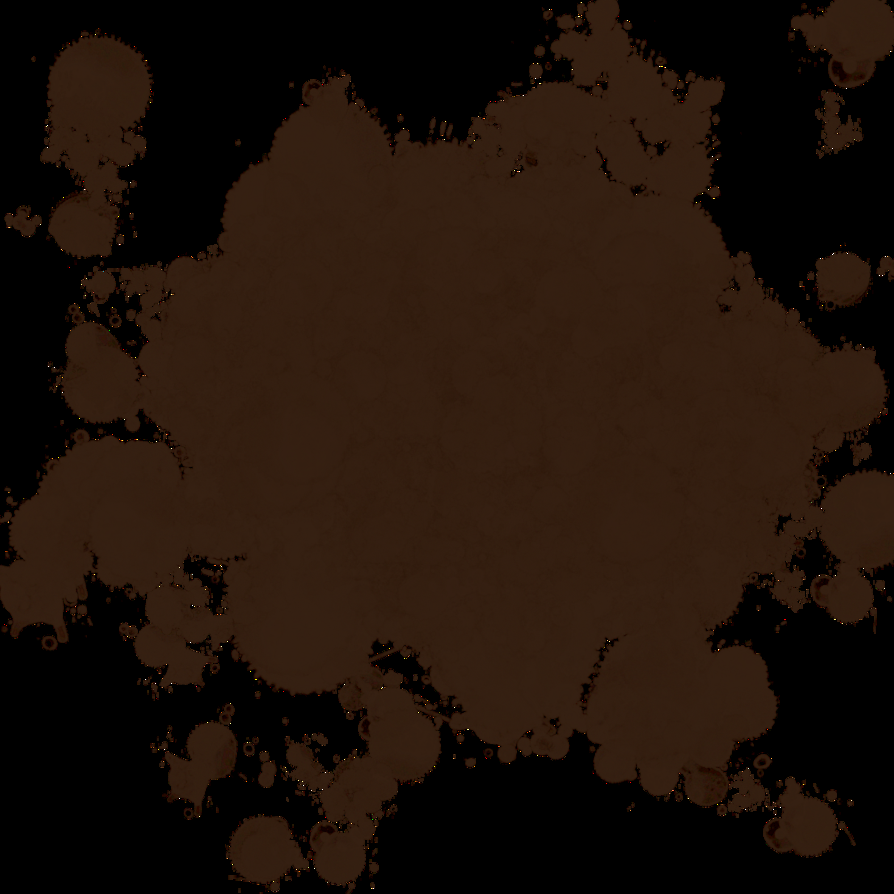
#> input picture Code/AdversaryImages/mudSplat1.png, 894 x 894 px; its folder holds only this picture in this run
$ python -i pso_pyswarm_parallel.py   (imports and definitions only)
#> lines starting #> are read from the running program, lines starting #| are printed output that depends on the picture
#> further down, picture is the input picture: shape (894, 894, 3); mean B, G, R 9.5, 18, 31.2
from functools import partial
import numpy as np
from copy import deepcopy
import cv2
from utils_mudSlap import *
from utils_naturalPerturbations import addFog, addRain
from joblib import Parallel, delayed
import time

'''
HELPER Functions
'''
def makeObservations(imgList, mode='multi', farScale = 0.5, obliquePercentage = 10, obliqueDirection = 'left'):
    """
    Changes all the images in the provided list according to the given parameters.
        imgList: [ndarray]
            List of all images to be altered; All images must be of same dimensions
        mode: string ('single' or 'multi')
            If 'multi': ignores other parameters and generate 28 new observations for
                        each image. 7 different oblique patterns each at 4 different
                        distances (including original image too)
            If 'single': create 1 observation for each image in the list according to
                         the specified parameters
        farScale: scalar (float) (0-1]
            Parameter defining the closeness of the new image (1=same, ~0=farthest)
        obliquePercentage: scalar (int) (0-45)
            Defines how much the image is to be tilted
        obliqueDirection: string ('left' or 'right')
            Specifies the direction of tilt
    """
#> called with mode = 'multi', farScale = 0.5, obliquePercentage = 10, obliqueDirection = 'left'
    if (len(imgList.shape)==3): #Only one image is provided
        numImgs = 1
        imgRows = imgList.shape[0]
#> imgRows = 894
        imgCols = imgList.shape[1]
#> imgCols = 894
        nChannels = imgList.shape[2]
#> nChannels = 3
        imgList = [imgList]
    else:
        numImgs = imgList.shape[0]
        imgRows = imgList.shape[1]
        imgCols = imgList.shape[2]
        nChannels = imgList.shape[3]
    if mode=='multi':
        obliquePercentages = [20, 30]
        farScales = [1, 0.25]
        increaseFactor = ((2*len(obliquePercentages))+1)*len(farScales)
        newImgList = np.zeros((numImgs*increaseFactor, imgRows, imgCols, nChannels))
        i = 0
        for img in imgList:
            for fS in farScales:
                img1 = cv2.resize(img, (int(imgRows*fS), int(imgCols*fS)))
                img1 = cv2.resize(img1, (imgRows, imgCols))
                img1 = cv2.GaussianBlur(img1, (5,5), 0)
                newImgList[i, ...] = img1
                i+=1
            for oP in obliquePercentages:
                for fS in farScales:
                    #For Left Oblique
                    XobliquePixels = oP*imgRows/100
                    YobliquePixels = 0.75*XobliquePixels
                    src = np.array([
                            [0, 0],
                            [imgRows - 1, 0],
                            [imgRows - 1, imgCols - 1],
                            [0, imgCols - 1]
                            ], dtype = "float32")
                    dst = np.array([
                            [XobliquePixels, YobliquePixels],
                            [imgRows - XobliquePixels - 1, 0],
                            [imgRows - XobliquePixels - 1, imgCols - 1],
                            [XobliquePixels, imgCols - YobliquePixels - 1]
                            ], dtype = "float32")
                    # compute the perspective transform matrix and then apply it
                    M = cv2.getPerspectiveTransform(src, dst)
                    warped = cv2.warpPerspective(img, M, (imgRows, imgCols))
                    #warped = warped[:, int(XobliquePixels):int(imgRows - XobliquePixels - 1)]
                    warped = warped[int(oP*YobliquePixels/100):int(imgCols - (oP*YobliquePixels/100) - 1),
                                int(XobliquePixels):int(imgRows - XobliquePixels - 1)]
                    warped = cv2.resize(warped, (imgRows, imgCols))
                    img1 = cv2.resize(warped, (int(imgRows*fS), int(imgCols*fS)))
                    img1 = cv2.resize(img1, (imgRows, imgCols))
                    img1 = cv2.GaussianBlur(img1, (5,5), 0)
                    newImgList[i, ...] = img1
                    i+=1
                    #For Right Oblique
                    XobliquePixels = oP*imgRows/100
                    YobliquePixels = 0.75*XobliquePixels
                    src = np.array([
                            [0, 0],
                            [imgRows - 1, 0],
                            [imgRows - 1, imgCols - 1],
                            [0, imgCols - 1]
                            ], dtype = "float32")
                    dst = np.array([
                            [XobliquePixels, 0],
                            [imgRows - XobliquePixels - 1, YobliquePixels],
                            [imgRows - XobliquePixels - 1, imgCols - YobliquePixels - 1],
                            [XobliquePixels, imgCols - 1]
                            ], dtype = "float32")
                    # compute the perspective transform matrix and then apply it
                    M = cv2.getPerspectiveTransform(src, dst)
                    warped = cv2.warpPerspective(img, M, (imgRows, imgCols))
                    warped = warped[int(oP*YobliquePixels/100):int(imgCols - (oP*YobliquePixels/100) - 1),
                                int(XobliquePixels):int(imgRows - XobliquePixels - 1)]
                    warped = cv2.resize(warped, (imgRows, imgCols))
                    img1 = cv2.resize(warped, (int(imgRows*fS), int(imgCols*fS)))
                    img1 = cv2.resize(img1, (imgRows, imgCols))
                    img1 = cv2.GaussianBlur(img1, (5,5), 0)
                    newImgList[i, ...] = img1
                    i+=1
#> this loop made 1 pass
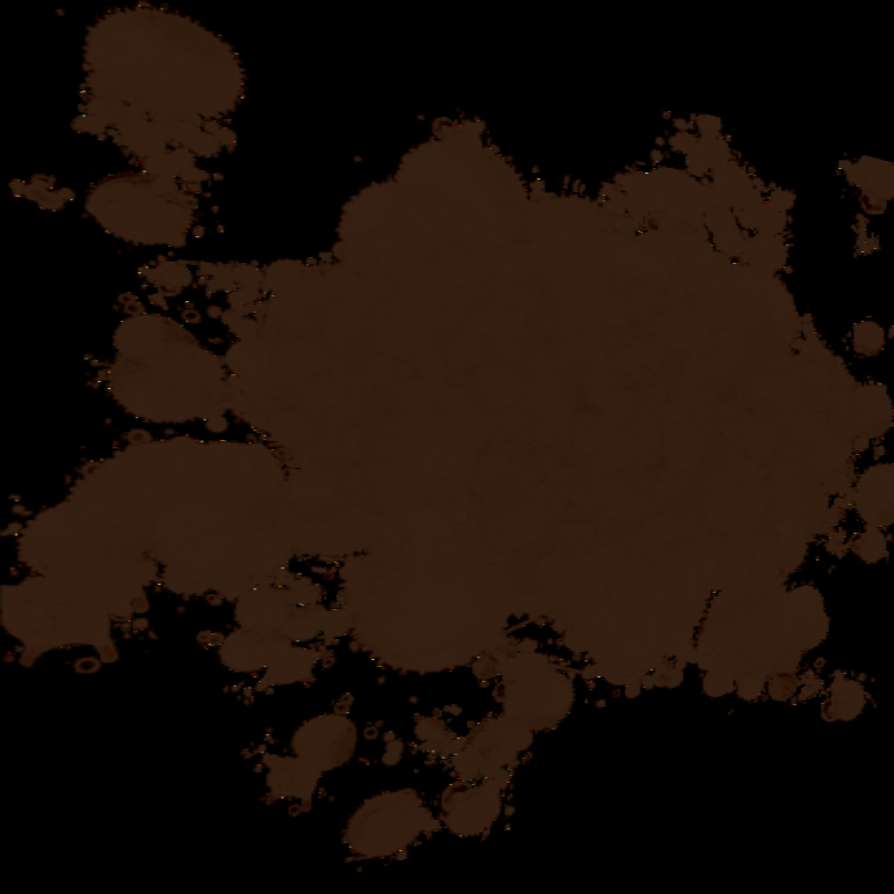
#> warped: shape (894, 894, 3); mean B, G, R 7.9, 15, 26
#> after the loop, i = 10
    else:
        newImgList = np.zeros((numImgs, imgRows, imgCols, nChannels))
        increaseFactor = 1
        i = 0
        for img in imgList:
            XobliquePixels = obliquePercentage*imgRows/100
            YobliquePixels = 0.75*XobliquePixels
            if obliqueDirection=='left' or obliqueDirection == 'Left':
                src = np.array([
                    [0, 0],
                    [imgRows - 1, 0],
                    [imgRows - 1, imgCols - 1],
                    [0, imgCols - 1]
                    ], dtype = "float32")
                dst = np.array([
                    [XobliquePixels, YobliquePixels],
                    [imgRows - XobliquePixels - 1, 0],
                    [imgRows - XobliquePixels - 1, imgCols - 1],
                    [XobliquePixels, imgCols - YobliquePixels - 1]
                    ], dtype = "float32")
            else:
                src = np.array([
                    [0, 0],
                    [imgRows - 1, 0],
                    [imgRows - 1, imgCols - 1],
                    [0, imgCols - 1]
                    ], dtype = "float32")
                dst = np.array([
                    [XobliquePixels, 0],
                    [imgRows - XobliquePixels - 1, YobliquePixels],
                    [imgRows - XobliquePixels - 1, imgCols - YobliquePixels - 1],
                    [XobliquePixels, imgCols - 1]
                    ], dtype = "float32")
            # compute the perspective transform matrix and then apply it
            M = cv2.getPerspectiveTransform(src, dst)
            warped = cv2.warpPerspective(img, M, (imgRows, imgCols))
            warped = warped[int(obliquePercentage*YobliquePixels/100):int(imgCols - (obliquePercentage*YobliquePixels/100) - 1),
                        int(XobliquePixels):int(imgRows - XobliquePixels - 1)]
            warped = cv2.resize(warped, (imgRows, imgCols))
            img1 = cv2.resize(warped, (int(imgRows*farScale), int(imgCols*farScale)))
            img1 = cv2.resize(img1, (imgRows, imgCols))
            img1 = cv2.GaussianBlur(img1, (5,5), 0)
            newImgList[i, ...] = img1
            i+=1
    return newImgList, increaseFactor

# [135 lines left out: functions alterImages, predictModel_Nparticles, not called in this run]
'''
def  predictModelMudSplat_Nparticles(originalImages, originalClass, targetClass,
                         model, mudSplatObjects = None):
    """
    Adds a mud splat on the original image according to the specified feature
    vector and then predict its class using the trained model.

    Arguments:
    -----------
        originalImages: np.ndarray
            Original Image (without any perturbations)
        originalClass: scalar (int) {0,1,2}
            Original Class label specified as follows:
                turnLeft: 0
                turnRight: 1
                goStraight: 2
        targetClass: scalar (int) {0,1,2}
            Target Class (aiming to misclassify) label specified as follows:
                turnLeft: 0
                turnRight: 1
                goStraight: 2
        trainedModelWeightsPath: Keras Model Object
            Previously Trained Model Object
        mudSplatObjects: Array of mud-splat objects
            Explains the features of all mud-splats.
            (If None: Predict the class and correctness of original image.)
    Returns:
    -----------
        predScore: Classify predictions w.r.t. original and target classes and
            give score according to the following scheme:
                2   : if predicted class == original class (correct prediction)
                0   : if predicted class == target class (incorrect prediction -
                                                          target matched)
                1   : if predicted class == any other class (incorrect prediction -
                                                             target mismatched)
            The scores for all images are then added to produce final score
        predOutput: list of predictions
            The transformed output image with mud-splat on it
    """
    print("Here")
    newImages = deepcopy(originalImages)
    if len(newImages.shape) == 3:   # Only 1 image is provided
        newImages = np.expand_dims(newImages, axis=0)
    if mudSplatObjects is not None:
        numSplattedImages = newImages.shape[0]*len(mudSplatObjects)
        splattedImages = np.zeros(np.append(numSplattedImages,newImages.shape[1:]))
        print(len(mudSplatObjects))
        print(len(newImages))
        for n, mudSplatObj in enumerate(mudSplatObjects):
            mudSplat = cv2.imread(mudSplatObj.imgPath, cv2.IMREAD_UNCHANGED)
            for i, img in enumerate(newImages):
                splattedImages[n*len(newImages)+i,...] = addMudSplat(img, mudSplat, mudSplatObj.xOffset,
                                                                    mudSplatObj.yOffset, mudSplatObj.scale,
                                                                    mudSplatObj.rotate)
        predOutput = model.predict(splattedImages)
    else:
        predOutput = model.predict(newImages)
    print("Here Again!")
    predScore = np.zeros(len(mudSplatObjects))
    for n in range(len(mudSplatObjects)):
        for outputs in predOutput[n*len(newImages):(n+1)*len(newImages)]:
            if np.any(np.argmax(outputs) == originalClass):
                predScore[n] += 2
            elif np.any(np.argmax(outputs) == targetClass):
                predScore[n] += 0
            else:
                predScore[n] += 1
    print("Here Too")
    print(predScore)
    return predScore, predOutput
'''
def _obj_wrapper(func, args, kwargs, x):
    return func(x, *args, **kwargs)

def _is_feasible_wrapper(func, x):
    return np.all(func(x)>=0)

def _cons_none_wrapper(x):
    return np.array([0])

def _cons_ieqcons_wrapper(ieqcons, args, kwargs, x):
    return np.array([y(x, *args, **kwargs) for y in ieqcons])

def _cons_f_ieqcons_wrapper(f_ieqcons, args, kwargs, x):
    return np.array(f_ieqcons(x, *args, **kwargs))

# [261 lines left out: function pso, not called in this run]

>>> import cv2
>>> picture = cv2.imread('../../Code/AdversaryImages/mudSplat1.png')
>>> result = makeObservations(picture)
